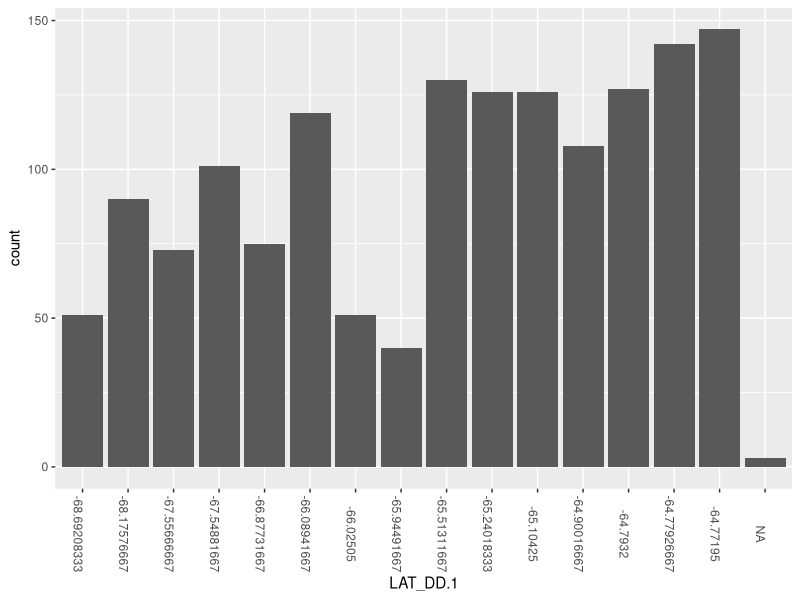
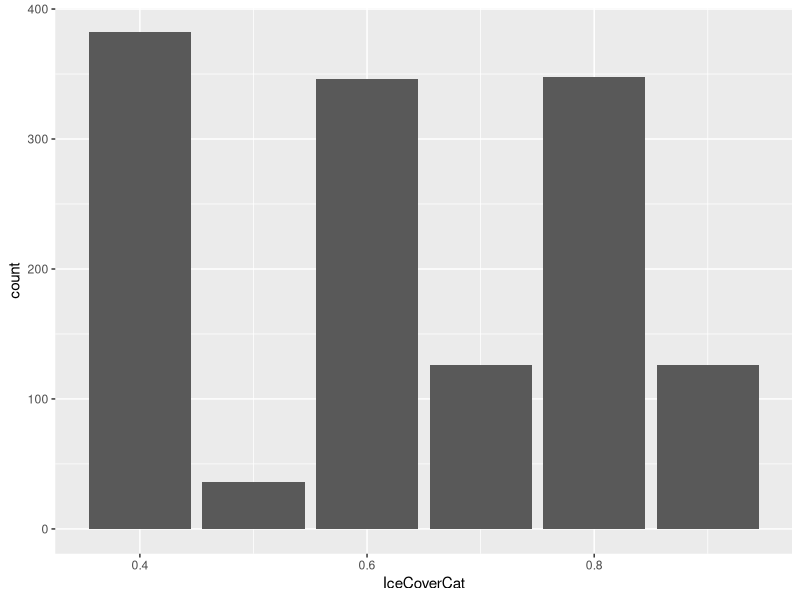
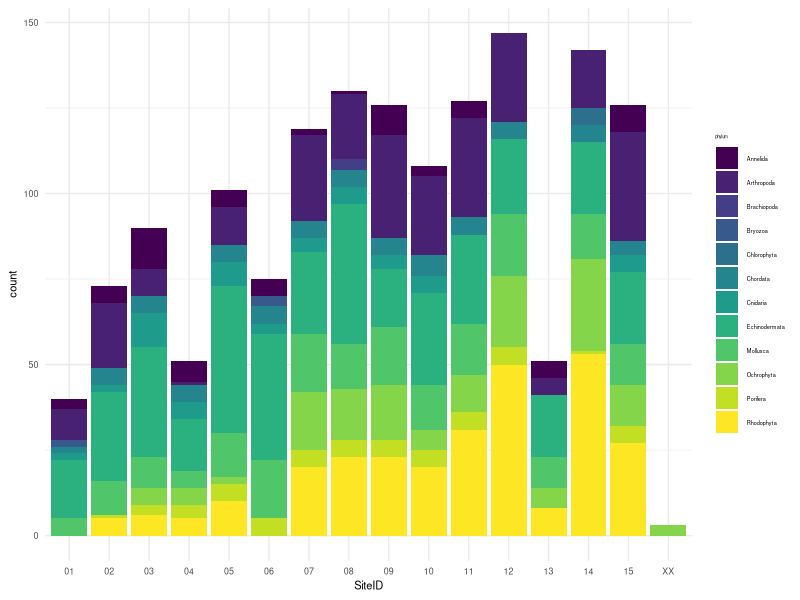

Recreate these plots in R, in order.
## ---- chunk 1
knitr::opts_chunk$set(echo = TRUE)
library(tidyverse)
library(viridis)
library(tufte)
library(kableExtra)
## ---- chunk 2
samples <- read_csv("B-236_Fatty-Acid_Collections_QAQC.csv")
## ---- chunk 3
phyla <- unique(samples$phylum)
phyla <- phyla %>%
  na.omit()
unique(phyla)
## ---- chunk 4
samples$count <- 1
samples$LAT_DD.1 <- as.factor(samples$LAT_DD.1)
ggplot(samples, aes(x = LAT_DD.1, y = count)) +
         geom_col() + 
  theme(axis.text.x = element_text(angle = 270))
          
## ---- chunk 5
samples$count <- 1
ggplot(samples, aes(x = IceCoverCat, y = count)) +
         geom_col()
## ---- chunk 6
class <- unique(samples$class)
class <- class %>%
  na.omit()
unique(class)
## ---- chunk 7
all_inverts <- samples %>%
  filter(kingdom == "Animalia" | is.na(kingdom))
all_algae <- samples %>%
  filter(kingdom %in% c('Plantae', 'Chromista'))
## ---- chunk 8
most_taxa <- samples %>%
  select(count, genusSpecies) %>%
  group_by(genusSpecies) %>%
  summarise(sum(count)) 
names(most_taxa)[names(most_taxa)=="sum(count)"] <- "count"
arrange(most_taxa, desc(count))
## ---- chunk 9
library(viridis)
ggplot(data = subset(samples, !is.na(phylum)), aes(x = SiteID, y = count)) +
  geom_col(aes(fill = phylum)) +
  scale_fill_viridis(discrete = TRUE) +
  theme_minimal() +
  theme(legend.position = "right", text = element_text(size = 8)) +
  guides(shape = guide_legend(override.aes = list(size = 1))) +
  theme(legend.title = element_text(size = 3), 
               legend.text = element_text(size = 4))
## ---- chunk 10
most_inverts <- samples %>%
  filter(kingdom == "Animalia" | is.na(kingdom)) %>%
  select(count, genusSpecies) %>%
  group_by(genusSpecies) %>%
  summarise(sum(count)) 
names(most_inverts)[names(most_inverts)=="sum(count)"] <- "count"
arrange(most_inverts, desc(count))
## ---- chunk 11
library(dplyr)
sitereps <- read_csv('core_species_siterep.csv')
siterepkable <- kable(sitereps[2:4], longtable = TRUE) 
siterepkable
## ---- chunk 12
most_algae <- samples %>%
  filter(kingdom %in% c('Plantae', 'Chromista')) %>%
  select(count, genusSpecies) %>%
  group_by(genusSpecies) %>%
  summarise(sum(count)) 
names(most_algae)[names(most_algae)=="sum(count)"] <- "count"
arrange(most_algae, desc(count))
## ---- chunk 13
algaesamps <- samples %>%
  filter(phylum %in% c("Rhodophyta", "Chlorophyta", "Ochrophyta")) %>%
  group_by(genusSpecies)
algaltable <- algaesamps %>%
  select(phylum, genusSpecies) %>%
    arrange(desc(phylum)) %>%
  distinct(phylum, genusSpecies) %>%

  kable()
algaltable
  
